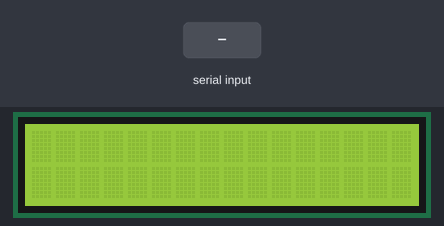
Recording of a sketch running on a simulated Arduino Uno, built with avr-gcc and run on an emulated ATmega328P. Parts: 16×2 character LCD. The test bench sets the inputs (shaded band). What the sketch prints to the serial monitor is not drawn.

Above: at 1.2 s.
1.3 s: "#" received over Serial
At 2.5 s:
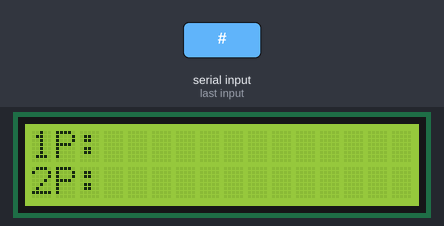
2.8 s: "90,45\n" received over Serial
4.4 s: "30,150\n" received over Serial
6.0 s: "11\n" received over Serial
7.5 s: "12\n" received over Serial
9.0 s: "13\n" received over Serial
Timing chart, 0 to 11.6 s (numbered marks = the images above; inputs shaded):
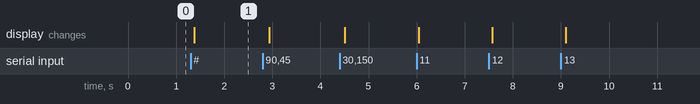

The sketch:

sketch_dec29a.ino
```cpp
#include <LiquidCrystal.h>
#include <stdlib.h>

LiquidCrystal lcd(4, 5, 6, 8, 9, 10, 11);

boolean didPrevInput = false;

void setup() {
  // put your setup code here, to run once:
  lcd.begin(16, 2);
  Serial.begin(9600);
}

void loop() {
  int c = 0;
  boolean hasReceivedData = false;
  int moji = 0;
  // put your main code here, to run repeatedly:

  while (Serial.available() > 0) {
    hasReceivedData = true;
    moji = Serial.read();
    //    Serial.println(moji);
    c = c * 10 + moji - 48;
    Serial.println(c);
    delay(10);
  }
  if (hasReceivedData) {
    Serial.print("didPrevInput: ");
    Serial.println((didPrevInput) ? "true" : "false");
    if (!didPrevInput) {
      lcd.print("1P: ");
      didPrevInput = true;
    }
    Serial.print("character");
    Serial.println(moji);
    switch (moji) {
      case '^':
        lcd.clear();
        break;
      case '#':
        lcd.setCursor(0, 1);
        lcd.print("2P: ");
        break;
      case ';':
        didPrevInput = false;
        break;
      default:
        ///        lcd.write(convertKana(c));
        lcd.write(moji);
    }
  }
  delay(100);
}

char convertKana(int c) {
  char returned;
  switch (c) {
    case '｡':
      returned = 0xa1;
      break;
    case '｢':
      returned = 0xa2;
      break;
    case '｣':
      returned = 0xa3;
      break;
    case '､':
      returned = 0xa4;
      break;
    case '･':
      returned = 0xa5;
      break;
    case 'ｦ':
      returned = 0xa6;
      break;
    case 'ｧ':
      returned = 0xa7;
      break;
    case 'ｨ':
      returned = 0xa8;
      break;
    case 'ｩ':
      returned = 0xa9;
      break;
    case 'ｪ':
      returned = 0xaa;
      break;
    case 'ｫ':
      returned = 0xab;
      break;
    case 'ｬ':
      returned = 0xac;
      break;
    case 'ｭ':
      returned = 0xad;
      break;
    case 'ｮ':
      returned = 0xae;
      break;
    case 'ｯ':
      returned = 0xaf;
      break;
    case 'ｰ':
      returned = 0xb0;
      break;
    case 11:
      returned = 0xb1;
      break;
    case 12:
      returned = 0xb2;
      break;
    case 13:
      returned = 0xb3;
      break;
    case 14:
      returned = 0xb4;
      break;
    case 15:
      returned = 0xb5;
      break;
    case 21:
      returned = 0xb6;
      break;
    case 22:
      returned = 0xb7;
      break;
    case 23:
      returned = 0xb8;
      break;
    case 24:
      returned = 0xb9;
      break;
    case 25:
      returned = 0xba;
      break;
    case 31:
      returned = 0xbb;
      break;
    case 32:
      returned = 0xbc;
      break;
    case 33:
      returned = 0xbd;
      break;
    case 34:
      returned = 0xbe;
      break;
    case 35:
      returned = 0xbf;
      break;
    case 41:
      returned = 0xc0;
      break;
    case 42:
      returned = 0xc1;
      break;
    case 43:
      returned = 0xc2;
      break;
    case 44:
      returned = 0xc3;
      break;
    case 45:
      returned = 0xc4;
      break;
    case 51:
      returned = 0xc5;
      break;
    case 52:
      returned = 0xc6;
      break;
    case 53:
      returned = 0xc7;
      break;
    case 54:
      returned = 0xc8;
      break;
    case 55:
      returned = 0xc9;
      break;
    case 61:
      returned = 0xca;
      break;
    case 62:
      returned = 0xcb;
      break;
    case 63:
      returned = 0xcc;
      break;
    case 64:
      returned = 0xcd;
      break;
    case 65:
      returned = 0xce;
      break;
    case 71:
      returned = 0xcf;
      break;
    case 72:
      returned = 0xd0;
      break;
    case 73:
      returned = 0xd1;
      break;
    case 74:
      returned = 0xd2;
      break;
    case 75:
      returned = 0xd3;
      break;
    case 81:
      returned = 0xd4;
      break;
    case 83:
      returned = 0xd5;
      break;
    case 85:
      returned = 0xd6;
      break;
    case 91:
      returned = 0xd7;
      break;
    case 92:
      returned = 0xd8;
      break;
    case 93:
      returned = 0xd9;
      break;
    case 94:
      returned = 0xda;
      break;
    case 95:
      returned = 0xdb;
      break;
    case 01:
      returned = 0xdc;
      break;
    case 03:
      returned = 0xdd;
      break;
    case 04:
      returned = 0xde;
      break;
    case 05:
      returned = 0xdf;
      break;
    case 16:
      returned = 'a';
      break;
    case 17:
      returned = 'b';
      break;
    case 18:
      returned = 'c';
      break;
    case 19:
      returned = 'd';
      break;
    case 10:
      returned = 'e';
      break;
    case 26:
      returned = 'f';
      break;
    case 27:
      returned = 'g';
      break;
    case 28:
      returned = 'h';
      break;
    case 29:
      returned = 'i';
      break;
    case 20:
      returned = 'j';
      break;
    case 36:
      returned = 'k';
      break;
    case 37:
      returned = 'l';
      break;
    case 38:
      returned = 'm';
      break;
    case 39:
      returned = 'n';
      break;
    case 30:
      returned = 'o';
      break;
    case 46:
      returned = 'p';
      break;
    case 47:
      returned = 'q';
      break;
    case 48:
      returned = 'r';
      break;
    case 49:
      returned = 's';
      break;
    case 40:
      returned = 't';
      break;
    case 56:
      returned = 'u';
      break;
    case 57:
      returned = 'v';
      break;
    case 58:
      returned = 'w';
      break;
    case 59:
      returned = 'x';
      break;
    case 50:
      returned = 'y';
      break;
    case 66:
      returned = 'z';
      break;
    default:
      returned = c;
      break;

  }
  return returned;
}


//char convertKana(int c){
//  char returned;
//  Serial.println((int)c);
//  switch(c){
//    case '｡':
//      returned = 0xa1;
//      break;
//    case '｢':
//      returned = 0xa2;
//      break;
//    case '｣':
//      returned = 0xa3;
//      break;
//    case '､':
//      returned = 0xa4;
//      break;
//    case '･':
//      returned = 0xa5;
//      break;
//    case 'ｦ':
//      returned = 0xa6;
//      break;
//    case 'ｧ':
//      returned = 0xa7;
//      break;
//    case 'ｨ':
//      returned = 0xa8;
//      break;
//    case 'ｩ':
//      returned = 0xa9;
//      break;
//    case 'ｪ':
//      returned = 0xaa;
//      break;
//    case 'ｫ':
//      returned = 0xab;
//      break;
//    case 'ｬ':
//      returned = 0xac;
//      break;
//    case 'ｭ':
//      returned = 0xad;
//      break;
//    case 'ｮ':
//      returned = 0xae;
//      break;
//    case 'ｯ':
//      returned = 0xaf;
//      break;
//    case 'ｰ':
//      returned = 0xb0;
//      break;
//    case 'ｱ':
//      returned = 0xb1;
//      break;
//    case 'ｲ':
//      returned = 0xb2;
//      break;
//    case 'ｳ':
//      returned = 0xb3;
//      break;
//    case 'ｴ':
//      returned = 0xb4;
//      break;
//    case 'ｵ':
//      returned = 0xb5;
//      break;
//    case 'ｶ':
//      returned = 0xb6;
//      break;
//    case 'ｷ':
//      returned = 0xb7;
//      break;
//    case 'ｸ':
//      returned = 0xb8;
//      break;
//    case 'ｹ':
//      returned = 0xb9;
//      break;
//    case 'ｺ':
//      returned = 0xba;
//      break;
//    case 'ｻ':
//      returned = 0xbb;
//      break;
//    case 'ｼ':
//      returned = 0xbc;
//      break;
//    case 'ｽ':
//      returned = 0xbd;
//      break;
//    case 'ｾ':
//      returned = 0xbe;
//      break;
//    case 'ｿ':
//      returned = 0xbf;
//      break;
//    case 'ﾀ':
//      returned = 0xc0;
//      break;
//    case 'ﾁ':
//      returned = 0xc1;
//      break;
//    case 'ﾂ':
//      returned = 0xc2;
//      break;
//    case 'ﾃ':
//      returned = 0xc3;
//      break;
//    case 'ﾄ':
//      returned = 0xc4;
//      break;
//    case 'ﾅ':
//      returned = 0xc5;
//      break;
//    case 'ﾆ':
//      returned = 0xc6;
//      break;
//    case 'ﾇ':
//      returned = 0xc7;
//      break;
//    case 'ﾈ':
//      returned = 0xc8;
//      break;
//    case 'ﾉ':
//      returned = 0xc9;
//      break;
//    case 'ﾊ':
//      returned = 0xca;
//      break;
//    case 'ﾋ':
//      returned = 0xcb;
//      break;
//    case 'ﾌ':
//      returned = 0xcc;
//      break;
//    case 'ﾍ':
//      returned = 0xcd;
//      break;
//    case 'ﾎ':
//      returned = 0xce;
//      break;
//    case 'ﾏ':
//      returned = 0xcf;
//      break;
//    case 'ﾐ':
//      returned = 0xd0;
//      break;
//    case 'ﾑ':
//      returned = 0xd1;
//      break;
//    case 'ﾒ':
//      returned = 0xd2;
//      break;
//    case 'ﾓ':
//      returned = 0xd3;
//      break;
//    case 'ﾔ':
//      returned = 0xd4;
//      break;
//    case 'ﾕ':
//      returned = 0xd5;
//      break;
//    case 'ﾖ':
//      returned = 0xd6;
//      break;
//    case 'ﾗ':
//      returned = 0xd7;
//      break;
//    case 'ﾘ':
//      returned = 0xd8;
//      break;
//    case 'ﾙ':
//      returned = 0xd9;
//      break;
//    case 'ﾚ':
//      returned = 0xda;
//      break;
//    case 'ﾛ':
//      returned = 0xdb;
//      break;
//    case 'ﾜ':
//      returned = 0xdc;
//      break;
//    case 'ﾝ':
//      returned = 0xdd;
//      break;
//    case 'ﾞ':
//      returned = 0xde;
//      break;
//    case 'ﾟ':
//      returned = 0xdf;
//      break;
//    default:
//      returned = c;
//      break;
//  }
//  return returned;
//}
//
```

Measured:
- after the input at 1.3 s, the display: changes after 0.07 s (image 1)
